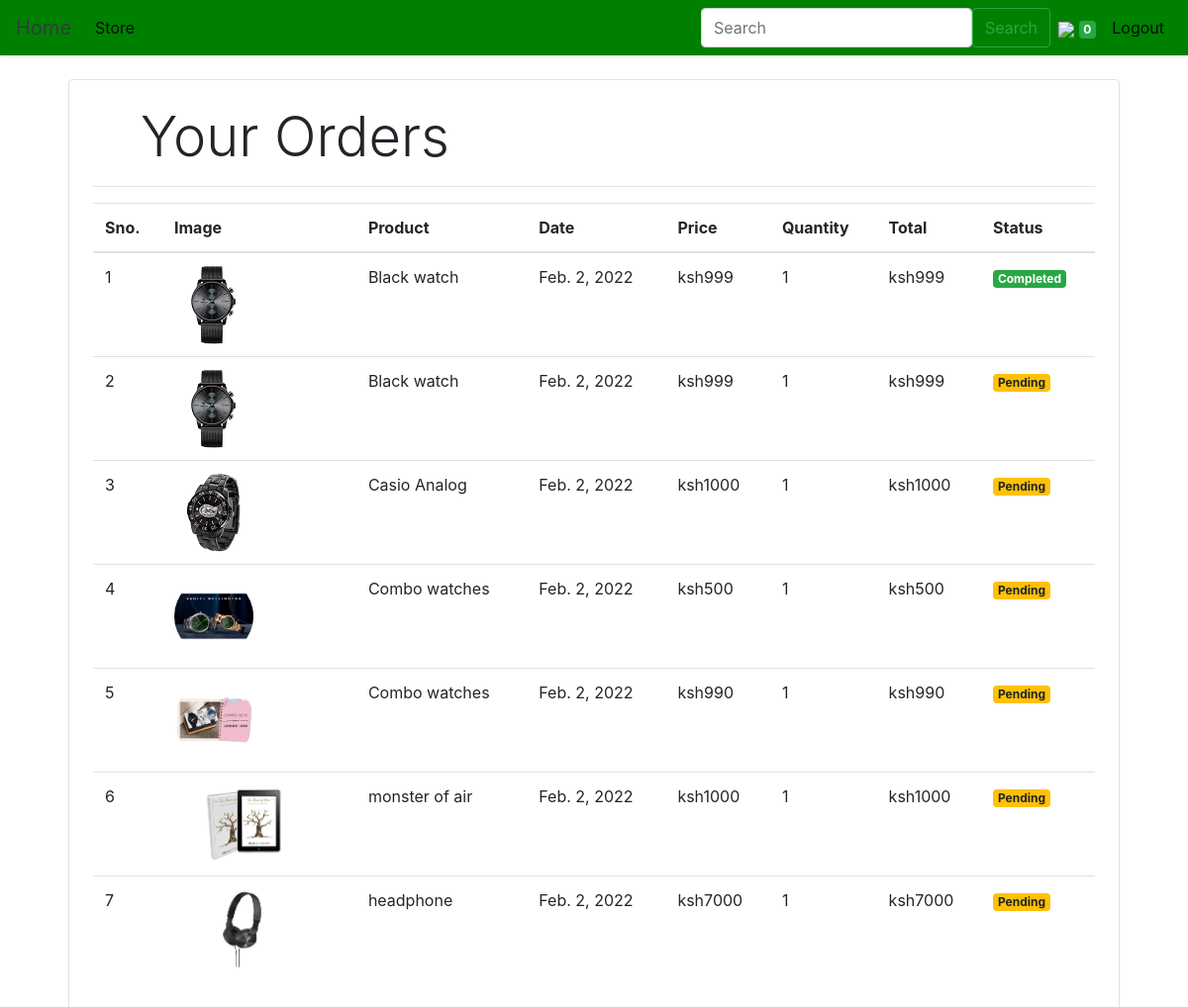
Page /orders (signed in) on the committed database.
### store/models/orders.py (models this page shows, shortened)
class Order(models.Model):
    product = models.ForeignKey(Products,
                                on_delete=models.CASCADE)
    customer = models.ForeignKey(Customer,
                                 on_delete=models.CASCADE)
    quantity = models.IntegerField(default=1)
    price = models.IntegerField()
    address = models.CharField (max_length=50, default='', blank=True)
    phone = models.CharField (max_length=50, default='', blank=True)
    date = models.DateField (default=datetime.datetime.today)
    status = models.BooleanField (default=False)
    @staticmethod
    def get_orders_by_customer(customer_id):
        return Order.objects.filter(customer=customer_id).order_by('-date')

### store/models/product.py (models this page shows, shortened)
class Products(models.Model):
    name = models.CharField(max_length=60)
    price= models.IntegerField(default=0)
    category= models.ForeignKey(Category,on_delete=models.CASCADE,default=1 )
    description= models.CharField(max_length=250, default='', blank=True, null= True)
    image= models.ImageField(null=True, blank=True)

### store/middlewares/auth.py (the view)
    def middleware(request):
        print(request.session.get('customer'))
        returnUrl = request.META['PATH_INFO']
        print(request.META['PATH_INFO'])
        if not request.session.get('customer'):
           return redirect(f'login?return_url={returnUrl}')
        response = get_response(request)
        return response

### store/templatetags/custom_filter.py (called while the page is built)
@register.filter(name='currency')
def currency(number):
    return "ksh"+str(number)

@register.filter(name='multiply')
def multiply(number , number1):
    return number * number1

### store/views/orders.py (called while the page is built)
    def get(self , request ):
        customer = request.session.get('customer')
        orders = Order.get_orders_by_customer(customer)
        print(orders)
        return render(request , 'orders.html'  , {'orders' : orders})

### store/templates/orders.html
{% extends 'base.html' %}
{% block content %}
{% load cart %}
{% load custom_filter %}
<div class="container">
   <div class="border rounded p-4 m-4">
        <p class="display-4 pl-4 ml-4">Your Orders</p>
        <hr>
        <table class="table">
            <thead>
                <tr>
                    <th>Sno.</th>
                    <th>Image</th>
                    <th>Product</th>
                    <th>Date</th>
                    <th>Price</th>
                    <th>Quantity</th>
                    <th>Total</th>
                    <th>Status</th>
                </tr>
            </thead>
            <tbody>
                {% for order in orders %}
                <tr>
                    <td>{{forloop.counter}}</td>
                    <td><img style="height: 80px;" class="rounded-circle" src="{{order.product.image.url}}" alt=""></td>
                    <td>{{order.product.name}}</td>
                    <td>{{order.date}}</td>
                    <td>{{order.price|currency}}</td>
                    <td>{{order.quantity}}</td>
                    <td>{{order.quantity|multiply:order.price|currency}}</td>
                    {% if order.status %}
                    <td><small class="badge badge-success">Completed</small></td>
                    {%else%}
                    <td><small class="badge badge-warning">Pending</small></td>
                    {% endif %}
                </tr>
                {% endfor %}
            </tbody>
        </table>
   </div>
</div>
{% endblock %}

### rows in the picture
Order: product.image (picture), product.name "Black watch", date "Feb. 2, 2022", price "ksh999", quantity "1", quantity|multiply "ksh999", status "Completed"
Order: product.image (picture), product.name "Black watch", date "Feb. 2, 2022", price "ksh999", quantity "1", quantity|multiply "ksh999", status "Pending"
Order: product.image (picture), product.name "Casio Analog", date "Feb. 2, 2022", price "ksh1000", quantity "1", quantity|multiply "ksh1000", status "Pending"
Order: product.image (picture), product.name "Combo watches", date "Feb. 2, 2022", price "ksh500", quantity "1", quantity|multiply "ksh500", status "Pending"
Order: product.image (picture), product.name "Combo watches", date "Feb. 2, 2022", price "ksh990", quantity "1", quantity|multiply "ksh990", status "Pending"
Order: product.image (picture), product.name "monster of air", date "Feb. 2, 2022", price "ksh1000", quantity "1", quantity|multiply "ksh1000", status "Pending"
Order: product.image (picture), product.name "headphone", date "Feb. 2, 2022", price "ksh7000", quantity "1", quantity|multiply "ksh7000", status "Pending"

### other values in the picture
{{ request.session.cart.keys|length }} "0"
